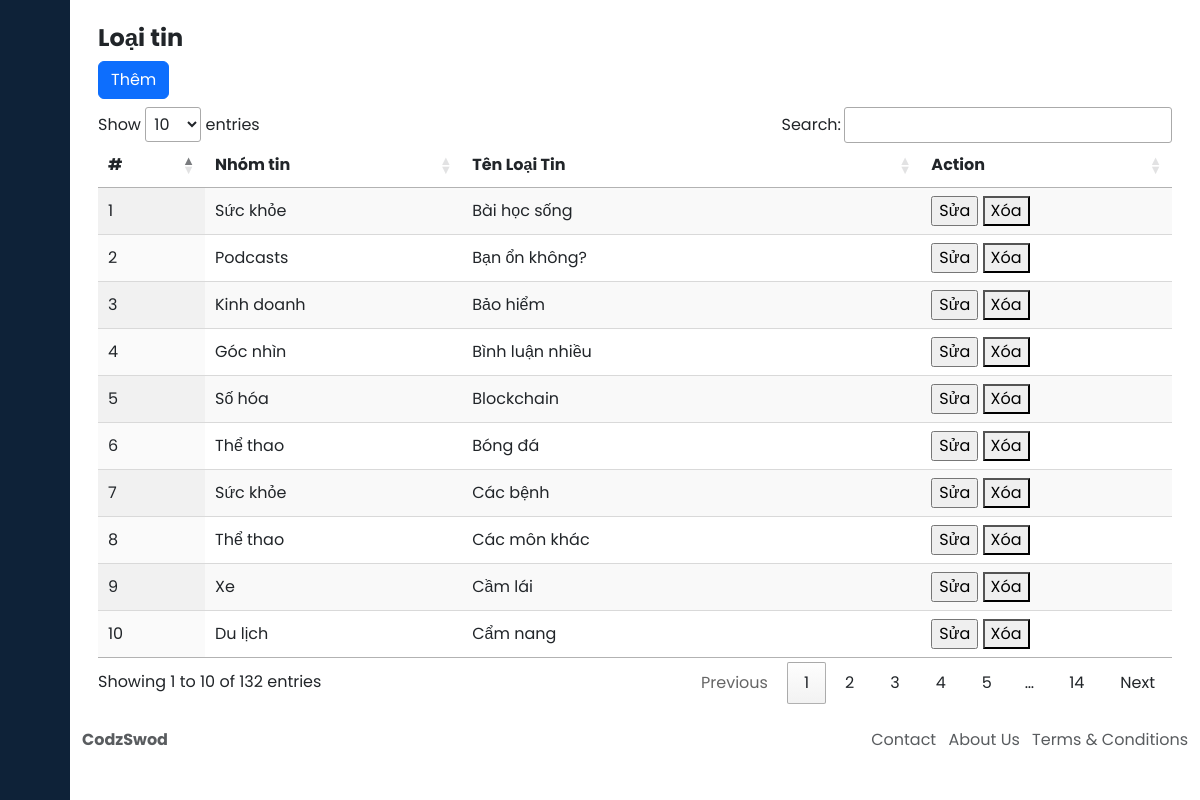
Screenshot of /admin/admin.php?admin=loaitin (signed in) with the database file from the repository.
### tables this page shows
CREATE TABLE IF NOT EXISTS `loai_tin` (
  `id_loaitin` varchar(50) NOT NULL,
  `ten_loaitin` varchar(50) NOT NULL,
  `trang_thai` varchar(255) NOT NULL,
  `id_nhomtin` varchar(50) NOT NULL,
  PRIMARY KEY (`id_loaitin`),
  UNIQUE KEY `id_loaitin` (`id_loaitin`),
  KEY `id_loaitin_2` (`id_loaitin`),
  KEY `id_nhomtin` (`id_nhomtin`)
);

CREATE TABLE IF NOT EXISTS `nhom_tin` (
  `id_nhomtin` varchar(50) NOT NULL,
  `ten_nhomtin` varchar(255) NOT NULL,
  `trangthai` varchar(255) NOT NULL,
  PRIMARY KEY (`id_nhomtin`),
  UNIQUE KEY `id_nhomtin` (`id_nhomtin`),
  KEY `id_nhomtin_2` (`id_nhomtin`)
);

### admin/view/loai_tin_view.php (the view, shortened to what this page needs)
<!DOCTYPE html>
<html>
<head>
    <link href="https://cdn.lineicons.com/4.0/lineicons.css" rel="stylesheet" />
    <link href="https://cdn.jsdelivr.net/npm/bootstrap@5.3.2/dist/css/bootstrap.min.css" rel="stylesheet"
>
    <link rel="stylesheet" href="./css/style.css">
    <link rel="stylesheet" type="text/css" href="https://cdn.datatables.net/1.10.24/css/jquery.dataTables.css">
</head>
<?php
include_once ("../include/connect.php");
$hienthi = $dbh->query("SELECT * FROM loai_tin JOIN nhom_tin ON loai_tin.id_nhomtin = nhom_tin.id_nhomtin ");
$hienthi->fetch(PDO::FETCH_ASSOC)
?>
<body>
    <div class="wrapper">
        <?php
        include_once ("./home_include/sidebar.php");
        ?>
        <div class="main">
            <main class="content px-3 py-4">
                <div class="container-fluid">
                    <div class="mb">
                        <h3 class="fw-bold fs-4 mb-2">Loại tin</h3>
                        <div class="mb-2">
                        <?php
                         include("loaitin/modal_them_loaitin.php")
                        ?>
                        </div>
                        <table id="example" class="display" style="width:100%">
                            <thead>
                                <tr>
                                    <th>#</th>
                                    <th>Nhóm tin</th>
                                    <th>Tên Loại Tin</th>
                                    <th>Action</th>
                                </tr>
                            </thead>
                            <tbody>
                                <?php
                                $id = 1;
                                $stt = 0;
                                foreach ($hienthi as $row) {
                                    ?>
                                    <tr>
                                        <td><?php echo $stt += $id; ?></td>
                                        <td><?php echo $row['ten_nhomtin']; ?> </td>
                                        <td><?php echo $row['ten_loaitin']; ?> </td>
                                        <td>
                                            <a href="loaitin/sua_loaitin.php?id_loaitin=<?php echo $row['id_loaitin'] ?>">
                                                <input type="button" value="Sửa" />
                                            </a>
                                            <Button onclick="confirmDelete('<?php echo $row['id_loaitin'] ?>')">Xóa</Button>
                                        </td>
                                    </tr>
                                <?php }
                                ?>
                            </tbody>
                        </table>
                    </div>
                </div>
            </main>
            <footer class="footer">
                <div class="container-fluid">
                    <div class="row text-body-secondary">
                        <div class="col-6 text-start ">
                            <a class="text-body-secondary" href=" #">
                                <strong>CodzSwod</strong>
                            </a>
                        </div>
                        <div class="col-6 text-end text-body-secondary d-none d-md-block">
                            <ul class="list-inline mb-0">
                                <li class="list-inline-item">
                                    <a class="text-body-secondary" href="#">Contact</a>
                                </li>
                                <li class="list-inline-item">
                                    <a class="text-body-secondary" href="#">About Us</a>
                                </li>
                                <li class="list-inline-item">
                                    <a class="text-body-secondary" href="#">Terms & Conditions</a>
                                </li>
                            </ul>
                        </div>
                    </div>
                </div>
            </footer>
        </div>
    </div>
</body>
</html>

### admin/css/style.css (style rules this page uses)
a { text-decoration: none; }
li { list-style: none; }
body { font-family: 'Poppins', sans-serif; }
.wrapper { display: flex; }
.main { display: flex; flex-direction: column; min-height: 100vh; width: 100%; overflow: hidden; transition: all 0.35s ease-in-out; background-color: #fff; min-width: 0; }

### rows the page displays
loai_tin: id "1", id_nhomtin.ten_nhomtin "Sức khỏe", ten_loaitin "Bài học sống"
loai_tin: id "2", id_nhomtin.ten_nhomtin "Podcasts", ten_loaitin "Bạn ổn không?"
loai_tin: id "3", id_nhomtin.ten_nhomtin "Kinh doanh", ten_loaitin "Bảo hiểm"
loai_tin: id "4", id_nhomtin.ten_nhomtin "Góc nhìn", ten_loaitin "Bình luận nhiều"
loai_tin: id "5", id_nhomtin.ten_nhomtin "Số hóa", ten_loaitin "Blockchain"
loai_tin: id "6", id_nhomtin.ten_nhomtin "Thể thao", ten_loaitin "Bóng đá"
loai_tin: id "7", id_nhomtin.ten_nhomtin "Sức khỏe", ten_loaitin "Các bệnh"
loai_tin: id "8", id_nhomtin.ten_nhomtin "Thể thao", ten_loaitin "Các môn khác"
loai_tin: id "9", id_nhomtin.ten_nhomtin "Xe", ten_loaitin "Cầm lái"
loai_tin: id "10", id_nhomtin.ten_nhomtin "Du lịch", ten_loaitin "Cẩm nang"
